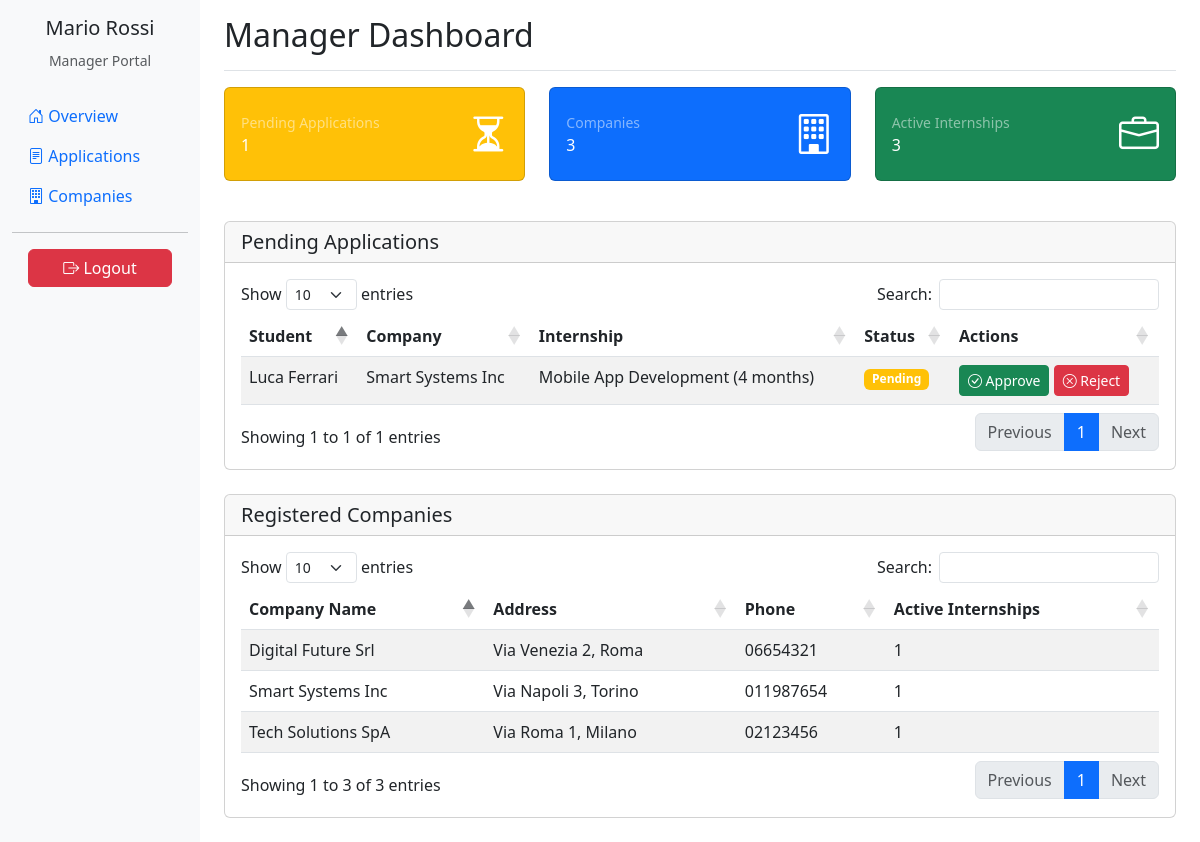
/manager_dashboard.php (signed in), run on the app's committed database.
### tables this page shows
CREATE TABLE `accordo` (
  `id` int(11) NOT NULL,
  `studente_id` int(11) NOT NULL,
  `tirocinio_id` int(11) NOT NULL,
  `stato` enum('proposto','approvato','rifiutato') NOT NULL
);

CREATE TABLE `studente` (
  `id` int(11) NOT NULL,
  `nome` varchar(255) NOT NULL,
  `matricola` varchar(20) NOT NULL,
  `corso_di_studio` varchar(255) DEFAULT NULL,
  `password` varchar(255) NOT NULL
);

CREATE TABLE `tirocinio` (
  `id` int(11) NOT NULL,
  `descrizione` text DEFAULT NULL,
  `durata` int(11) DEFAULT NULL,
  `azienda_id` int(11) NOT NULL
);

CREATE TABLE `azienda` (
  `id` int(11) NOT NULL,
  `nome` varchar(255) NOT NULL,
  `indirizzo` varchar(255) DEFAULT NULL,
  `telefono` varchar(20) DEFAULT NULL,
  `password` varchar(255) NOT NULL
);

### classes/database.php (called while the page is built, shortened)
<?php
class Database {
    public function __construct() {
        $this->conn = new mysqli('localhost', 'root', '', 'gestionale_tirocini');
    }
}

### classes/agreement.php (called while the page is built, shortened)
<?php
require_once 'database.php';
class Agreement extends Database {
    public static function getAll() {
        $db = new Database();
        $result = $db->conn->query("SELECT * FROM accordo");
        return $result->fetch_all(MYSQLI_ASSOC);
    }
}

### classes/company.php (called while the page is built, shortened)
<?php
require_once 'database.php';
class Company extends Database {
    public static function getAll() {
        $db = new Database();
        $result = $db->conn->query("SELECT * FROM azienda");
        return $result->fetch_all(MYSQLI_ASSOC);
    }
}

### classes/internship.php (called while the page is built, shortened)
<?php
require_once 'Database.php';
class Internship extends Database {
    public static function getAll() {
        $db = new Database();
        $result = $db->conn->query("SELECT * FROM tirocinio");
        return $result->fetch_all(MYSQLI_ASSOC);
    }
}

### classes/student.php (called while the page is built, shortened)
<?php
require_once 'database.php';
class Student extends Database {
    public static function getAll() {
        $db = new Database();
        $result = $db->conn->query("SELECT * FROM studente");
        return $result->fetch_all(MYSQLI_ASSOC);
    }
}

### public/manager_dashboard.php (the view, shortened to what this page needs)
<?php
require_once "../classes/Database.php";
require_once "../classes/Student.php";
require_once "../classes/Company.php";
require_once "../classes/Agreement.php";
require_once "../classes/Internship.php";
$manager = new Manager();
$manager->read($_SESSION["id"]);
$company = new Company();
$companies = $company->getAll();
$agreement = new Agreement();
$agreements = $agreement->getAll();
$student = new Student();
$students = $student->getAll();
$pending_count = count(array_filter($agreements, function($a) {
    return $a['stato'] == 'proposto';
}));
$companies_count = count($companies);
$internship = new Internship();
$internships = $internship->getAll();
$internships_count = count($internships);
function getStudentName($students, $student_id) {
    foreach($students as $student) {
        if($student['id'] == $student_id) {
            return $student['nome'];
        }
    }
    return "Unknown Student";
}
function getCompanyName($companies, $company_id) {
    foreach($companies as $company) {
        if($company['id'] == $company_id) {
            return $company['nome'];
        }
    }
    return "Unknown Company";
}
?>
<!DOCTYPE html>
<html lang="en">
<head>
    <link href="https://cdn.jsdelivr.net/npm/bootstrap@5.3.0/dist/css/bootstrap.min.css" rel="stylesheet">
    <link href="https://cdn.datatables.net/1.13.7/css/dataTables.bootstrap5.min.css" rel="stylesheet">
    <link href="https://cdn.jsdelivr.net/npm/bootstrap-icons@1.11.3/font/bootstrap-icons.min.css" rel="stylesheet">
</head>
<body>
    <div class="container-fluid">
        <div class="row">
            <div class="col-md-3 col-lg-2 d-md-block bg-light sidebar collapse">
                <div class="position-sticky pt-3">
                    <div class="text-center mb-4">
                        <h5><?php echo htmlspecialchars($manager->nome); ?></h5>
                        <small class="text-muted">Manager Portal</small>
                    </div>
                    <ul class="nav flex-column">
                        <li class="nav-item">
                            <a class="nav-link active" href="#overview">
                                <i class="bi bi-house-door"></i> Overview
                            </a>
                        </li>
                        <li class="nav-item">
                            <a class="nav-link" href="#applications">
                                <i class="bi bi-file-text"></i> Applications
                            </a>
                        </li>
                        <li class="nav-item">
                            <a class="nav-link" href="#companies">
                                <i class="bi bi-building"></i> Companies
                            </a>
                        </li>
                    </ul>
                    <hr>
                    <div class="px-3">
                        <a href="logout.php" class="btn btn-danger w-100">
                            <i class="bi bi-box-arrow-right"></i> Logout
                        </a>
                    </div>
                </div>
            </div>
            <main class="col-md-9 ms-sm-auto col-lg-10 px-md-4">
                <div class="d-flex justify-content-between flex-wrap flex-md-nowrap align-items-center pt-3 pb-2 mb-3 border-bottom">
                    <h1 class="h2">Manager Dashboard</h1>
                </div>
                <div class="row mb-4">
                    <div class="col-xl-4 col-sm-6 mb-3">
                        <div class="card text-white bg-warning h-100">
                            <div class="card-body">
                                <div class="d-flex justify-content-between align-items-center">
                                    <div>
                                        <div class="small text-white-50">Pending Applications</div>
                                        <div class="huge"><?php echo $pending_count; ?></div>
                                    </div>
                                    <i class="bi bi-hourglass-split fs-1"></i>
                                </div>
                            </div>
                        </div>
                    </div>
                    <div class="col-xl-4 col-sm-6 mb-3">
                        <div class="card text-white bg-primary h-100">
                            <div class="card-body">
                                <div class="d-flex justify-content-between align-items-center">
                                    <div>
                                        <div class="small text-white-50">Companies</div>
                                        <div class="huge"><?php echo $companies_count; ?></div>
                                    </div>
                                    <i class="bi bi-building fs-1"></i>
                                </div>
                            </div>
                        </div>
                    </div>
                    <div class="col-xl-4 col-sm-6 mb-3">
                        <div class="card text-white bg-success h-100">
                            <div class="card-body">
                                <div class="d-flex justify-content-between align-items-center">
                                    <div>
                                        <div class="small text-white-50">Active Internships</div>
                                        <div class="huge"><?php echo $internships_count; ?></div>
                                    </div>
                                    <i class="bi bi-briefcase fs-1"></i>
                                </div>
                            </div>
                        </div>
                    </div>
                </div>
                <div class="card mb-4">
                    <div class="card-header">
                        <h5 class="mb-0">Pending Applications</h5>
                    </div>
                    <div class="card-body">
                        <table class="table table-striped" id="applicationsTable">
                            <thead>
                                <tr>
                                    <th>Student</th>
                                    <th>Company</th>
                                    <th>Internship</th>
                                    <th>Status</th>
                                    <th>Actions</th>
                                </tr>
                            </thead>
                            <tbody>
                                <?php
                                foreach($agreements as $row) {
                                    if($row['stato'] == 'proposto') {
                                        $internship_details = array_filter($internships, function($i) use ($row) {
                                            return $i['id'] == $row['tirocinio_id'];
                                        });
                                        $internship_details = reset($internship_details);
                                        echo "<tr>";
                                        echo "<td>" . htmlspecialchars(getStudentName($students, $row['studente_id'])) . "</td>";
                                        echo "<td>" . htmlspecialchars(getCompanyName($companies, $internship_details['azienda_id'])) . "</td>";
                                        echo "<td>" . htmlspecialchars($internship_details['descrizione']) .
                                             " (" . htmlspecialchars($internship_details['durata']) . " months)</td>";
                                        echo "<td><span class='badge bg-warning'>Pending</span></td>";
                                        echo "<td>
                                                <button class='btn btn-sm btn-success' onclick='approveApplication({$row["id"]})'>
                                                    <i class='bi bi-check-circle'></i> Approve
                                                </button>
                                                <button class='btn btn-sm btn-danger' onclick='rejectApplication({$row["id"]})'>
                                                    <i class='bi bi-x-circle'></i> Reject
                                                </button>
                                              </td>";
                                        echo "</tr>";
                                    }
                                }
                                ?>
                            </tbody>
                        </table>
                    </div>
                </div>
                <div class="card mb-4">
                    <div class="card-header">
                        <h5 class="mb-0">Registered Companies</h5>
                    </div>
                    <div class="card-body">
                        <table class="table table-striped" id="companiesTable">
                            <thead>
                                <tr>
                                    <th>Company Name</th>
                                    <th>Address</th>
                                    <th>Phone</th>
                                    <th>Active Internships</th>
                                </tr>
                            </thead>
                            <tbody>
                                <?php
                                foreach($companies as $row) {
                                    $company_internships = count(array_filter($internships, function($i) use ($row) {
                                        return $i['azienda_id'] == $row['id'];
                                    }));
                                    echo "<tr>";
                                    echo "<td>" . htmlspecialchars($row["nome"]) . "</td>";
                                    echo "<td>" . htmlspecialchars($row["indirizzo"]) . "</td>";
                                    echo "<td>" . htmlspecialchars($row["telefono"]) . "</td>";
                                    echo "<td>" . $company_internships . "</td>";
                                    echo "</tr>";
                                }
                                ?>
                            </tbody>
                        </table>
                    </div>
                </div>
            </main>
        </div>
    </div>
</body>
</html>

### data on the page
accordo: studente.nome "Luca Ferrari", tirocinio.nome "Smart Systems Inc", tirocinio.descrizione "Mobile App Development", tirocinio.durata "4"
azienda: nome "Tech Solutions SpA", indirizzo "Via Roma 1, Milano", telefono "02123456"
tirocinio: azienda "1"
azienda: nome "Digital Future Srl", indirizzo "Via Venezia 2, Roma", telefono "06654321"
azienda: nome "Smart Systems Inc", indirizzo "Via Napoli 3, Torino", telefono "011987654"

### other printed values
$manager->nome "Mario Rossi"
$pending_count "1"
$companies_count "3"
$internships_count "3"
